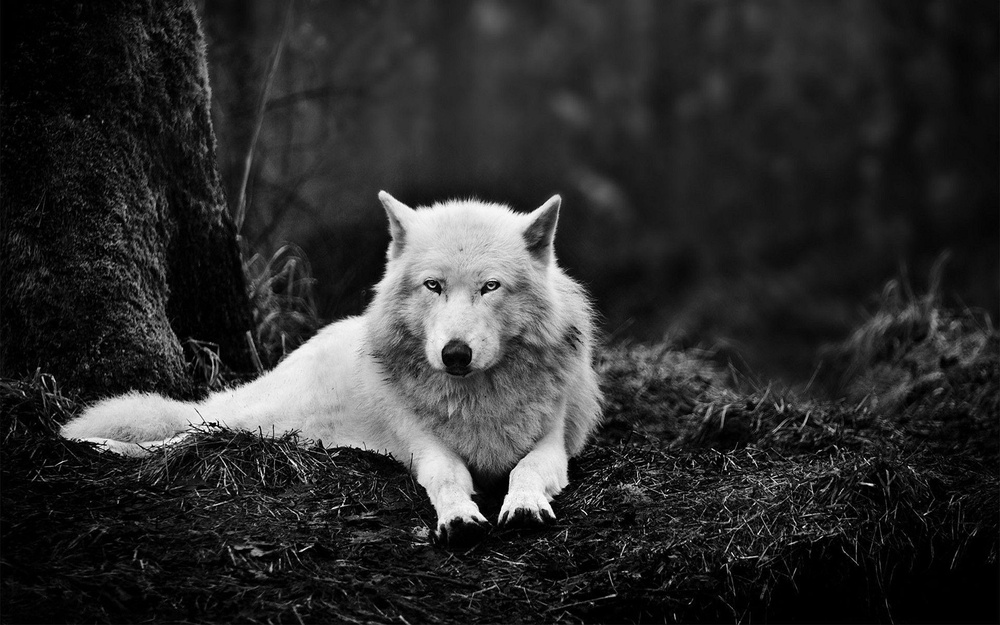
#> input picture image/1.jpg, 1000 x 625 px, shrunk from 1920 x 1200 before the run, found by its file name
$ jupyter execute 1.ipynb
#> lines starting #> are read from the running program, lines starting #| are printed output that depends on the picture; after the words box and inside, x2 and y2 are one past the last pixel; in counts of white or black regions, pixels touching at a corner belong together
[cell 1]
import cv2 as cv
import matplotlib.pyplot as plt

[cell 2]
imgOriginal = cv.imread("/home/shahin/Desktop/M1/Sajjad project/Assignment-27/image/1.jpg", cv.IMREAD_GRAYSCALE)
#> imgOriginal is the input picture: shape (625, 1000); min 0, max 255, mean 45.4
_ ,img = cv.threshold(imgOriginal, 140, 255, cv.THRESH_BINARY)
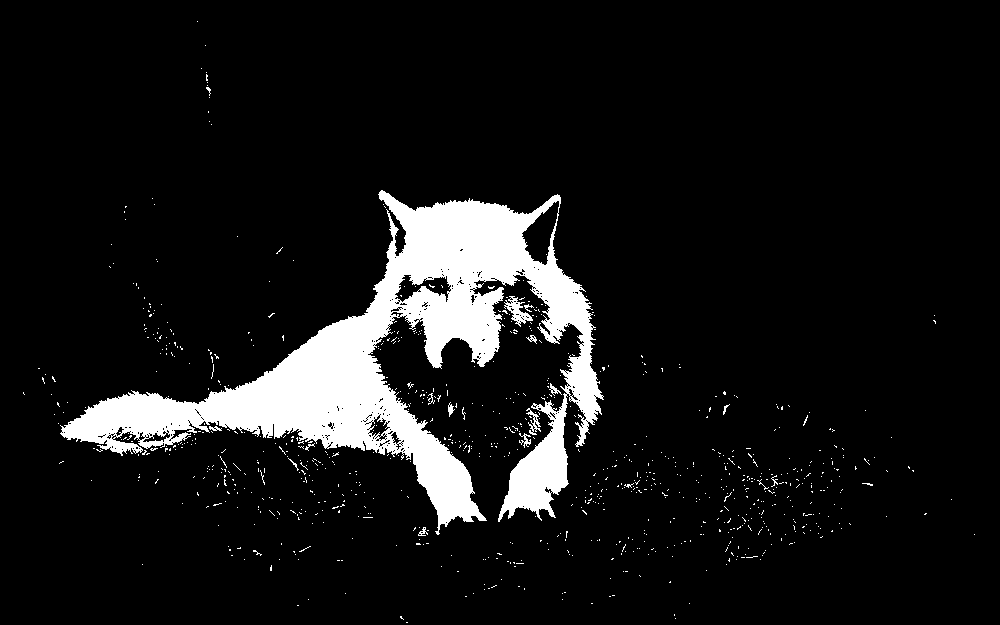
#> img: shape (625, 1000); 8.8% white; 871 white regions (855 under 20 px)

[cell 3]
plt.imshow(img, cmap="gray")

[cell 4]
#img = 255 - img
plt.imshow(img, cmap="gray")

[cell 5]
contours, _ = cv.findContours(img, cv.RETR_EXTERNAL, cv.CHAIN_APPROX_NONE)
#> contours = 863 contours, 854 with area under 20; largest, box (x1, y1, x2, y2) and area: (60, 190, 604, 535) 52886, (504, 296, 533, 327) 306, (526, 408, 541, 435) 86, (549, 383, 562, 396) 40, (448, 402, 455, 417) 34

[cell 6]
imgRes = img.copy()

[cell 7]
for c in contours:
    if len(c) > 200:
        x, y, w, h = cv.boundingRect(c)
        cv.rectangle(imgOriginal, (x, y), (x+w, y+h),(127, 127, 127), 2)
#> this loop made 863 passes
#> (x, y, w, h) on pass 851: (60, 190, 544, 345)
#> c on passes 1, 2, 4, 5, 6, 7: [[406, 622], [407, 622]], [[675, 618]], [[674, 614], [674, 615]], [[297, 605], [298, 605]], [[689, 603]], [[591, 603], [592, 603]]
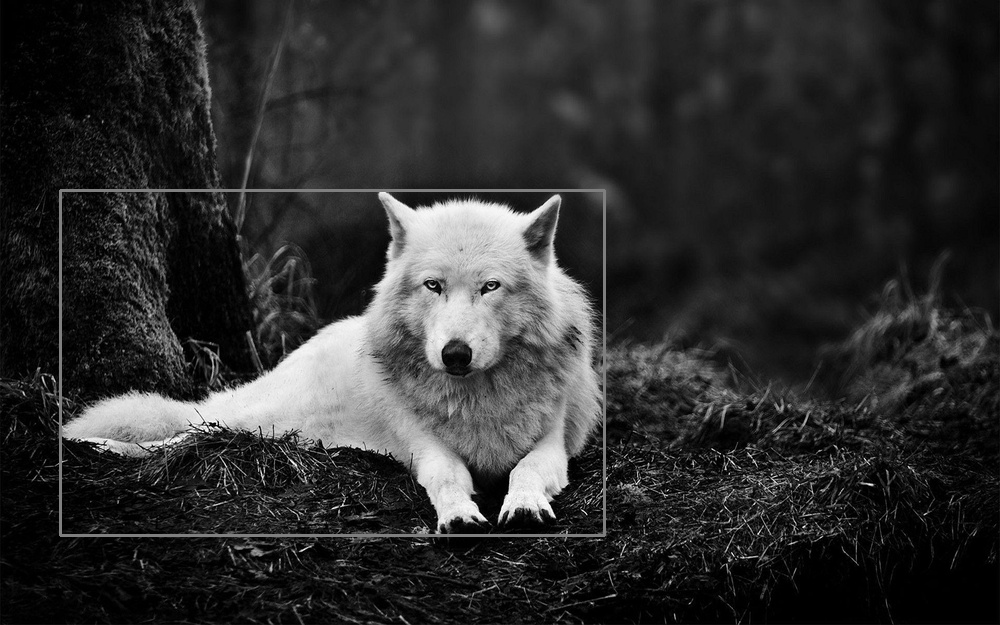
#> imgOriginal: shape (625, 1000); 0.85% of pixels changed, all inside (x1, y1, x2, y2) = (59, 189, 606, 537)

plt.imshow(imgOriginal, cmap="gray")

$ run again, with image/tas1.jpg copied over image/1.jpg
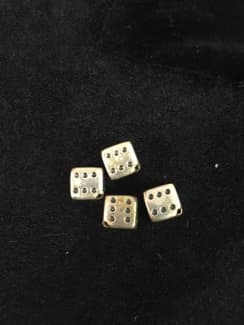
#> input picture image/tas1.jpg, 244 x 325 px, found by its file name
#> `imgOriginal = cv.imread("/home/shahin/Desktop/M1/Sajjad project/Assign..`:
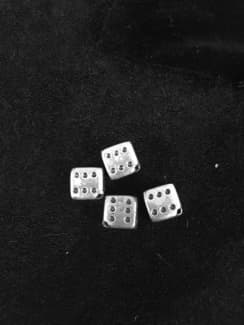
#> imgOriginal: shape (325, 244); min 0, max 255, mean 33.3
#> `_ ,img = cv.threshold(imgOriginal, 140, 255, cv.THRESH_BINARY)`:
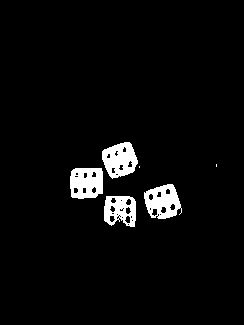
#> img: shape (325, 244); 4.2% white; 6 white regions (2 under 20 px)
#> contours = 6 contours, 2 with area under 20; largest, box (x1, y1, x2, y2) and area: (144, 184, 182, 219) 922, (102, 142, 138, 179) 908, (70, 168, 103, 199) 888, (104, 196, 136, 227) 796
#> the loop `for c in contours:` made 6 passes
#> c on passes 4 to 5: [[139, 166], [139, 167]], [[216, 164], [216, 165], [216, 166], [216, 165]]
